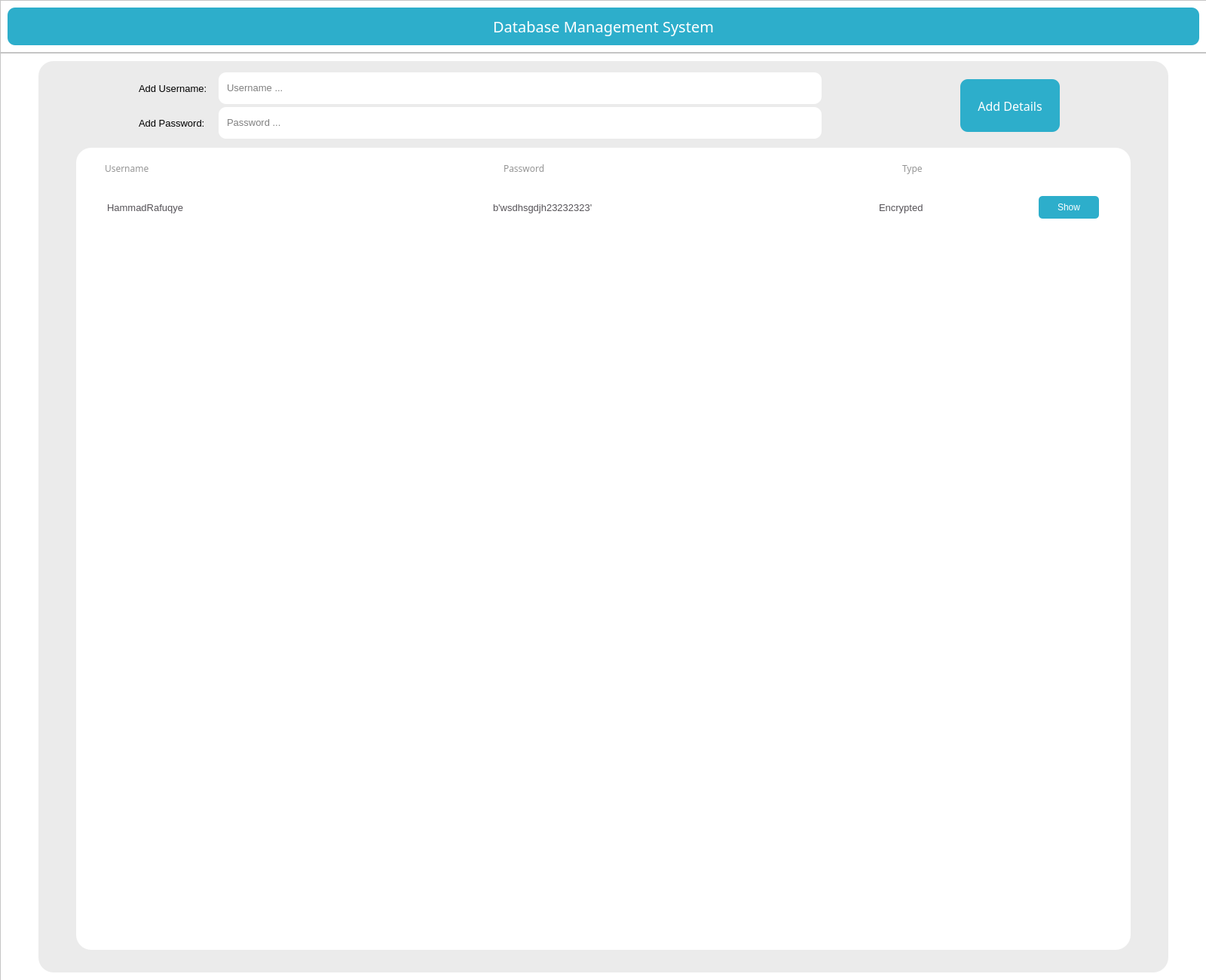
<?xml version="1.0" encoding="UTF-8"?>
<ui version="4.0">
 <class>MainWindow</class>
 <widget class="QMainWindow" name="MainWindow">
  <property name="geometry">
   <rect>
    <x>0</x>
    <y>0</y>
    <width>1600</width>
    <height>1300</height>
   </rect>
  </property>
  <property name="sizePolicy">
   <sizepolicy hsizetype="Expanding" vsizetype="Expanding">
    <horstretch>0</horstretch>
    <verstretch>0</verstretch>
   </sizepolicy>
  </property>
  <property name="minimumSize">
   <size>
    <width>1600</width>
    <height>1300</height>
   </size>
  </property>
  <property name="maximumSize">
   <size>
    <width>1600</width>
    <height>1300</height>
   </size>
  </property>
  <property name="windowTitle">
   <string>MainWindow</string>
  </property>
  <widget class="QWidget" name="centralwidget">
   <property name="minimumSize">
    <size>
     <width>1600</width>
     <height>1300</height>
    </size>
   </property>
   <property name="maximumSize">
    <size>
     <width>1600</width>
     <height>1300</height>
    </size>
   </property>
   <widget class="QFrame" name="frame">
    <property name="geometry">
     <rect>
      <x>0</x>
      <y>0</y>
      <width>1601</width>
      <height>70</height>
     </rect>
    </property>
    <property name="sizePolicy">
     <sizepolicy hsizetype="Expanding" vsizetype="Fixed">
      <horstretch>0</horstretch>
      <verstretch>0</verstretch>
     </sizepolicy>
    </property>
    <property name="minimumSize">
     <size>
      <width>0</width>
      <height>70</height>
     </size>
    </property>
    <property name="maximumSize">
     <size>
      <width>16777215</width>
      <height>70</height>
     </size>
    </property>
    <property name="styleSheet">
     <string notr="true">background-color:white;</string>
    </property>
    <property name="frameShape">
     <enum>QFrame::StyledPanel</enum>
    </property>
    <property name="frameShadow">
     <enum>QFrame::Raised</enum>
    </property>
    <layout class="QVBoxLayout" name="verticalLayout_15">
     <item>
      <widget class="QFrame" name="frame_23">
       <property name="styleSheet">
        <string notr="true">background-color:#2DAECB;border-radius:10px;</string>
       </property>
       <property name="frameShape">
        <enum>QFrame::StyledPanel</enum>
       </property>
       <property name="frameShadow">
        <enum>QFrame::Raised</enum>
       </property>
       <layout class="QVBoxLayout" name="verticalLayout_16">
        <item>
         <widget class="QLabel" name="label_7">
          <property name="font">
           <font>
            <family>Coda</family>
            <pointsize>15</pointsize>
           </font>
          </property>
          <property name="styleSheet">
           <string notr="true">color:white;</string>
          </property>
          <property name="text">
           <string>Database Management System</string>
          </property>
          <property name="alignment">
           <set>Qt::AlignCenter</set>
          </property>
         </widget>
        </item>
       </layout>
      </widget>
     </item>
    </layout>
   </widget>
   <widget class="QFrame" name="frame_2">
    <property name="geometry">
     <rect>
      <x>0</x>
      <y>70</y>
      <width>1601</width>
      <height>1241</height>
     </rect>
    </property>
    <property name="sizePolicy">
     <sizepolicy hsizetype="Expanding" vsizetype="Expanding">
      <horstretch>0</horstretch>
      <verstretch>0</verstretch>
     </sizepolicy>
    </property>
    <property name="styleSheet">
     <string notr="true">background-color:white;</string>
    </property>
    <property name="frameShape">
     <enum>QFrame::StyledPanel</enum>
    </property>
    <property name="frameShadow">
     <enum>QFrame::Raised</enum>
    </property>
    <layout class="QVBoxLayout" name="verticalLayout_17">
     <property name="leftMargin">
      <number>50</number>
     </property>
     <property name="topMargin">
      <number>10</number>
     </property>
     <property name="rightMargin">
      <number>50</number>
     </property>
     <property name="bottomMargin">
      <number>20</number>
     </property>
     <item>
      <widget class="QFrame" name="frame_24">
       <property name="sizePolicy">
        <sizepolicy hsizetype="Expanding" vsizetype="Expanding">
         <horstretch>0</horstretch>
         <verstretch>0</verstretch>
        </sizepolicy>
       </property>
       <property name="styleSheet">
        <string notr="true">background-color:#EBEBEB;border-radius:20px;</string>
       </property>
       <property name="frameShape">
        <enum>QFrame::StyledPanel</enum>
       </property>
       <property name="frameShadow">
        <enum>QFrame::Raised</enum>
       </property>
       <layout class="QVBoxLayout" name="verticalLayout_18">
        <property name="leftMargin">
         <number>50</number>
        </property>
        <property name="rightMargin">
         <number>50</number>
        </property>
        <property name="bottomMargin">
         <number>30</number>
        </property>
        <item>
         <widget class="QFrame" name="frame_25">
          <property name="sizePolicy">
           <sizepolicy hsizetype="Expanding" vsizetype="Preferred">
            <horstretch>0</horstretch>
            <verstretch>0</verstretch>
           </sizepolicy>
          </property>
          <property name="minimumSize">
           <size>
            <width>0</width>
            <height>100</height>
           </size>
          </property>
          <property name="maximumSize">
           <size>
            <width>16777215</width>
            <height>100</height>
           </size>
          </property>
          <property name="styleSheet">
           <string notr="true">background-color:#EBEBEB;</string>
          </property>
          <property name="frameShape">
           <enum>QFrame::StyledPanel</enum>
          </property>
          <property name="frameShadow">
           <enum>QFrame::Raised</enum>
          </property>
          <layout class="QHBoxLayout" name="horizontalLayout_5">
           <property name="topMargin">
            <number>1</number>
           </property>
           <property name="bottomMargin">
            <number>1</number>
           </property>
           <item>
            <widget class="QFrame" name="frame_26">
             <property name="styleSheet">
              <string notr="true">background-color:#EBEBEB;</string>
             </property>
             <property name="frameShape">
              <enum>QFrame::StyledPanel</enum>
             </property>
             <property name="frameShadow">
              <enum>QFrame::Raised</enum>
             </property>
             <layout class="QVBoxLayout" name="verticalLayout_19">
              <property name="spacing">
               <number>4</number>
              </property>
              <property name="topMargin">
               <number>5</number>
              </property>
              <property name="bottomMargin">
               <number>5</number>
              </property>
              <item>
               <widget class="QFrame" name="frame_28">
                <property name="sizePolicy">
                 <sizepolicy hsizetype="Expanding" vsizetype="Preferred">
                  <horstretch>0</horstretch>
                  <verstretch>0</verstretch>
                 </sizepolicy>
                </property>
                <property name="styleSheet">
                 <string notr="true">background-color:transparent;border-radius:0px;</string>
                </property>
                <property name="frameShape">
                 <enum>QFrame::StyledPanel</enum>
                </property>
                <property name="frameShadow">
                 <enum>QFrame::Raised</enum>
                </property>
                <layout class="QHBoxLayout" name="horizontalLayout_6">
                 <property name="topMargin">
                  <number>0</number>
                 </property>
                 <property name="bottomMargin">
                  <number>0</number>
                 </property>
                 <item>
                  <widget class="QFrame" name="frame_29">
                   <property name="minimumSize">
                    <size>
                     <width>50</width>
                     <height>0</height>
                    </size>
                   </property>
                   <property name="maximumSize">
                    <size>
                     <width>50</width>
                     <height>16777215</height>
                    </size>
                   </property>
                   <property name="frameShape">
                    <enum>QFrame::StyledPanel</enum>
                   </property>
                   <property name="frameShadow">
                    <enum>QFrame::Raised</enum>
                   </property>
                  </widget>
                 </item>
                 <item>
                  <widget class="QLabel" name="label_8">
                   <property name="sizePolicy">
                    <sizepolicy hsizetype="Fixed" vsizetype="Preferred">
                     <horstretch>0</horstretch>
                     <verstretch>0</verstretch>
                    </sizepolicy>
                   </property>
                   <property name="minimumSize">
                    <size>
                     <width>100</width>
                     <height>0</height>
                    </size>
                   </property>
                   <property name="font">
                    <font>
                     <pointsize>10</pointsize>
                    </font>
                   </property>
                   <property name="text">
                    <string>Add Username: </string>
                   </property>
                  </widget>
                 </item>
                 <item>
                  <widget class="QFrame" name="frame_30">
                   <property name="sizePolicy">
                    <sizepolicy hsizetype="Expanding" vsizetype="Preferred">
                     <horstretch>0</horstretch>
                     <verstretch>0</verstretch>
                    </sizepolicy>
                   </property>
                   <property name="minimumSize">
                    <size>
                     <width>350</width>
                     <height>0</height>
                    </size>
                   </property>
                   <property name="maximumSize">
                    <size>
                     <width>800</width>
                     <height>16777215</height>
                    </size>
                   </property>
                   <property name="styleSheet">
                    <string notr="true">background-color:white;border-radius:10px</string>
                   </property>
                   <property name="frameShape">
                    <enum>QFrame::StyledPanel</enum>
                   </property>
                   <property name="frameShadow">
                    <enum>QFrame::Raised</enum>
                   </property>
                   <layout class="QVBoxLayout" name="verticalLayout_20">
                    <item>
                     <widget class="QLineEdit" name="Username_2">
                      <property name="font">
                       <font>
                        <pointsize>10</pointsize>
                       </font>
                      </property>
                      <property name="placeholderText">
                       <string>Username ...</string>
                      </property>
                     </widget>
                    </item>
                   </layout>
                  </widget>
                 </item>
                 <item>
                  <widget class="QFrame" name="frame_31">
                   <property name="frameShape">
                    <enum>QFrame::StyledPanel</enum>
                   </property>
                   <property name="frameShadow">
                    <enum>QFrame::Raised</enum>
                   </property>
                  </widget>
                 </item>
                </layout>
               </widget>
              </item>
              <item>
               <widget class="QFrame" name="frame_32">
                <property name="sizePolicy">
                 <sizepolicy hsizetype="Expanding" vsizetype="Preferred">
                  <horstretch>0</horstretch>
                  <verstretch>0</verstretch>
                 </sizepolicy>
                </property>
                <property name="styleSheet">
                 <string notr="true">background-color:transparent;border-radius:0px;</string>
                </property>
                <property name="frameShape">
                 <enum>QFrame::StyledPanel</enum>
                </property>
                <property name="frameShadow">
                 <enum>QFrame::Raised</enum>
                </property>
                <layout class="QHBoxLayout" name="horizontalLayout_7">
                 <property name="topMargin">
                  <number>0</number>
                 </property>
                 <property name="bottomMargin">
                  <number>0</number>
                 </property>
                 <item>
                  <widget class="QFrame" name="frame_33">
                   <property name="minimumSize">
                    <size>
                     <width>50</width>
                     <height>0</height>
                    </size>
                   </property>
                   <property name="maximumSize">
                    <size>
                     <width>50</width>
                     <height>16777215</height>
                    </size>
                   </property>
                   <property name="frameShape">
                    <enum>QFrame::StyledPanel</enum>
                   </property>
                   <property name="frameShadow">
                    <enum>QFrame::Raised</enum>
                   </property>
                  </widget>
                 </item>
                 <item>
                  <widget class="QLabel" name="label_9">
                   <property name="sizePolicy">
                    <sizepolicy hsizetype="Fixed" vsizetype="Preferred">
                     <horstretch>0</horstretch>
                     <verstretch>0</verstretch>
                    </sizepolicy>
                   </property>
                   <property name="minimumSize">
                    <size>
                     <width>100</width>
                     <height>0</height>
                    </size>
                   </property>
                   <property name="font">
                    <font>
                     <pointsize>10</pointsize>
                    </font>
                   </property>
                   <property name="text">
                    <string>Add Password: </string>
                   </property>
                  </widget>
                 </item>
                 <item>
                  <widget class="QFrame" name="frame_34">
                   <property name="sizePolicy">
                    <sizepolicy hsizetype="Fixed" vsizetype="Preferred">
                     <horstretch>0</horstretch>
                     <verstretch>0</verstretch>
                    </sizepolicy>
                   </property>
                   <property name="minimumSize">
                    <size>
                     <width>800</width>
                     <height>0</height>
                    </size>
                   </property>
                   <property name="maximumSize">
                    <size>
                     <width>800</width>
                     <height>16777215</height>
                    </size>
                   </property>
                   <property name="styleSheet">
                    <string notr="true">background-color:white;border-radius:10px</string>
                   </property>
                   <property name="frameShape">
                    <enum>QFrame::StyledPanel</enum>
                   </property>
                   <property name="frameShadow">
                    <enum>QFrame::Raised</enum>
                   </property>
                   <layout class="QVBoxLayout" name="verticalLayout_21">
                    <item>
                     <widget class="QLineEdit" name="Password_2">
                      <property name="font">
                       <font>
                        <pointsize>10</pointsize>
                       </font>
                      </property>
                      <property name="placeholderText">
                       <string>Password ...</string>
                      </property>
                     </widget>
                    </item>
                   </layout>
                  </widget>
                 </item>
                 <item>
                  <widget class="QFrame" name="frame_35">
                   <property name="frameShape">
                    <enum>QFrame::StyledPanel</enum>
                   </property>
                   <property name="frameShadow">
                    <enum>QFrame::Raised</enum>
                   </property>
                  </widget>
                 </item>
                </layout>
               </widget>
              </item>
             </layout>
            </widget>
           </item>
           <item>
            <widget class="QFrame" name="frame_36">
             <property name="sizePolicy">
              <sizepolicy hsizetype="Fixed" vsizetype="Expanding">
               <horstretch>0</horstretch>
               <verstretch>0</verstretch>
              </sizepolicy>
             </property>
             <property name="minimumSize">
              <size>
               <width>150</width>
               <height>0</height>
              </size>
             </property>
             <property name="maximumSize">
              <size>
               <width>150</width>
               <height>16777215</height>
              </size>
             </property>
             <property name="styleSheet">
              <string notr="true">background-color:#EBEBEB;</string>
             </property>
             <property name="frameShape">
              <enum>QFrame::StyledPanel</enum>
             </property>
             <property name="frameShadow">
              <enum>QFrame::Raised</enum>
             </property>
             <layout class="QVBoxLayout" name="verticalLayout_22">
              <property name="spacing">
               <number>3</number>
              </property>
              <property name="topMargin">
               <number>2</number>
              </property>
              <property name="bottomMargin">
               <number>2</number>
              </property>
              <item>
               <widget class="QPushButton" name="AddDetails_Button_2">
                <property name="sizePolicy">
                 <sizepolicy hsizetype="Expanding" vsizetype="Fixed">
                  <horstretch>0</horstretch>
                  <verstretch>0</verstretch>
                 </sizepolicy>
                </property>
                <property name="minimumSize">
                 <size>
                  <width>0</width>
                  <height>50</height>
                 </size>
                </property>
                <property name="maximumSize">
                 <size>
                  <width>16777215</width>
                  <height>70</height>
                 </size>
                </property>
                <property name="font">
                 <font>
                  <family>Coda</family>
                  <pointsize>12</pointsize>
                 </font>
                </property>
                <property name="styleSheet">
                 <string notr="true">background-color:#2DAECB;border-radius:10px;color:white;</string>
                </property>
                <property name="text">
                 <string>Add Details</string>
                </property>
               </widget>
              </item>
             </layout>
            </widget>
           </item>
           <item>
            <widget class="QFrame" name="frame_37">
             <property name="sizePolicy">
              <sizepolicy hsizetype="Fixed" vsizetype="Preferred">
               <horstretch>0</horstretch>
               <verstretch>0</verstretch>
              </sizepolicy>
             </property>
             <property name="minimumSize">
              <size>
               <width>70</width>
               <height>40</height>
              </size>
             </property>
             <property name="maximumSize">
              <size>
               <width>70</width>
               <height>16777215</height>
              </size>
             </property>
             <property name="frameShape">
              <enum>QFrame::StyledPanel</enum>
             </property>
             <property name="frameShadow">
              <enum>QFrame::Raised</enum>
             </property>
            </widget>
           </item>
          </layout>
         </widget>
        </item>
        <item>
         <widget class="QFrame" name="frame_38">
          <property name="sizePolicy">
           <sizepolicy hsizetype="Expanding" vsizetype="Expanding">
            <horstretch>0</horstretch>
            <verstretch>0</verstretch>
           </sizepolicy>
          </property>
          <property name="styleSheet">
           <string notr="true">background-color:#FFFFFF;</string>
          </property>
          <property name="frameShape">
           <enum>QFrame::StyledPanel</enum>
          </property>
          <property name="frameShadow">
           <enum>QFrame::Raised</enum>
          </property>
          <layout class="QVBoxLayout" name="verticalLayout_23">
           <property name="leftMargin">
            <number>20</number>
           </property>
           <property name="topMargin">
            <number>15</number>
           </property>
           <property name="rightMargin">
            <number>20</number>
           </property>
           <item>
            <widget class="QFrame" name="frame_39">
             <property name="sizePolicy">
              <sizepolicy hsizetype="Expanding" vsizetype="Preferred">
               <horstretch>0</horstretch>
               <verstretch>0</verstretch>
              </sizepolicy>
             </property>
             <property name="minimumSize">
              <size>
               <width>0</width>
               <height>25</height>
              </size>
             </property>
             <property name="maximumSize">
              <size>
               <width>16777215</width>
               <height>25</height>
              </size>
             </property>
             <property name="styleSheet">
              <string notr="true">#frame_17 {
background-color:white;

}
</string>
             </property>
             <property name="frameShape">
              <enum>QFrame::StyledPanel</enum>
             </property>
             <property name="frameShadow">
              <enum>QFrame::Raised</enum>
             </property>
             <layout class="QVBoxLayout" name="verticalLayout_24">
              <property name="topMargin">
               <number>0</number>
              </property>
              <property name="bottomMargin">
               <number>0</number>
              </property>
              <item>
               <widget class="QFrame" name="frame_40">
                <property name="styleSheet">
                 <string notr="true">#frame_22{
border-bottom:2px solid #E6E6E6;
}</string>
                </property>
                <property name="frameShape">
                 <enum>QFrame::StyledPanel</enum>
                </property>
                <property name="frameShadow">
                 <enum>QFrame::Raised</enum>
                </property>
                <layout class="QVBoxLayout" name="verticalLayout_25">
                 <property name="topMargin">
                  <number>0</number>
                 </property>
                 <property name="bottomMargin">
                  <number>0</number>
                 </property>
                 <item>
                  <layout class="QGridLayout" name="gridLayout_2">
                   <property name="spacing">
                    <number>0</number>
                   </property>
                   <item row="0" column="3">
                    <widget class="QFrame" name="frame_41">
                     <property name="frameShape">
                      <enum>QFrame::StyledPanel</enum>
                     </property>
                     <property name="frameShadow">
                      <enum>QFrame::Raised</enum>
                     </property>
                    </widget>
                   </item>
                   <item row="0" column="4">
                    <widget class="QLabel" name="label_10">
                     <property name="font">
                      <font>
                       <family>Coda</family>
                       <pointsize>9</pointsize>
                      </font>
                     </property>
                     <property name="styleSheet">
                      <string notr="true">color:#949494;</string>
                     </property>
                     <property name="text">
                      <string>Type</string>
                     </property>
                    </widget>
                   </item>
                   <item row="0" column="2">
                    <widget class="QLabel" name="label_11">
                     <property name="font">
                      <font>
                       <family>Coda</family>
                       <pointsize>9</pointsize>
                      </font>
                     </property>
                     <property name="styleSheet">
                      <string notr="true">color:#949494;</string>
                     </property>
                     <property name="text">
                      <string>Password</string>
                     </property>
                    </widget>
                   </item>
                   <item row="0" column="1">
                    <widget class="QFrame" name="frame_42">
                     <property name="frameShape">
                      <enum>QFrame::StyledPanel</enum>
                     </property>
                     <property name="frameShadow">
                      <enum>QFrame::Raised</enum>
                     </property>
                    </widget>
                   </item>
                   <item row="0" column="0">
                    <widget class="QLabel" name="label_12">
                     <property name="font">
                      <font>
                       <family>Coda</family>
                       <pointsize>9</pointsize>
                      </font>
                     </property>
                     <property name="styleSheet">
                      <string notr="true">color:#949494;</string>
                     </property>
                     <property name="text">
                      <string>Username</string>
                     </property>
                    </widget>
                   </item>
                  </layout>
                 </item>
                </layout>
               </widget>
              </item>
             </layout>
            </widget>
           </item>
           <item>
            <widget class="QFrame" name="frame_43">
             <property name="sizePolicy">
              <sizepolicy hsizetype="Expanding" vsizetype="Expanding">
               <horstretch>0</horstretch>
               <verstretch>0</verstretch>
              </sizepolicy>
             </property>
             <property name="styleSheet">
              <string notr="true">background-color:white;border-radius:10px;</string>
             </property>
             <property name="frameShape">
              <enum>QFrame::StyledPanel</enum>
             </property>
             <property name="frameShadow">
              <enum>QFrame::Raised</enum>
             </property>
             <layout class="QVBoxLayout" name="verticalLayout_26">
              <property name="leftMargin">
               <number>0</number>
              </property>
              <property name="rightMargin">
               <number>0</number>
              </property>
              <item>
               <widget class="QScrollArea" name="scrollArea_2">
                <property name="sizePolicy">
                 <sizepolicy hsizetype="Expanding" vsizetype="Expanding">
                  <horstretch>0</horstretch>
                  <verstretch>60</verstretch>
                 </sizepolicy>
                </property>
                <property name="minimumSize">
                 <size>
                  <width>720</width>
                  <height>200</height>
                 </size>
                </property>
                <property name="maximumSize">
                 <size>
                  <width>1672090</width>
                  <height>1672090</height>
                 </size>
                </property>
                <property name="layoutDirection">
                 <enum>Qt::LeftToRight</enum>
                </property>
                <property name="styleSheet">
                 <string notr="true">border-radius:5px;
background-color:transparent;
display:flex;
flex-direction:column;
justify-content:flex-start;
align-items:flex-start;</string>
                </property>
                <property name="frameShape">
                 <enum>QFrame::NoFrame</enum>
                </property>
                <property name="verticalScrollBarPolicy">
                 <enum>Qt::ScrollBarAlwaysOff</enum>
                </property>
                <property name="horizontalScrollBarPolicy">
                 <enum>Qt::ScrollBarAlwaysOff</enum>
                </property>
                <property name="sizeAdjustPolicy">
                 <enum>QAbstractScrollArea::AdjustToContents</enum>
                </property>
                <property name="widgetResizable">
                 <bool>true</bool>
                </property>
                <property name="alignment">
                 <set>Qt::AlignLeading|Qt::AlignLeft|Qt::AlignTop</set>
                </property>
                <widget class="QWidget" name="scrollAreaWidgetContents_2">
                 <property name="geometry">
                  <rect>
                   <x>0</x>
                   <y>0</y>
                   <width>1359</width>
                   <height>991</height>
                  </rect>
                 </property>
                 <property name="sizePolicy">
                  <sizepolicy hsizetype="Expanding" vsizetype="Expanding">
                   <horstretch>0</horstretch>
                   <verstretch>0</verstretch>
                  </sizepolicy>
                 </property>
                 <layout class="QVBoxLayout" name="verticalLayout_27">
                  <item>
                   <widget class="QFrame" name="frame_44">
                    <property name="sizePolicy">
                     <sizepolicy hsizetype="Expanding" vsizetype="Fixed">
                      <horstretch>0</horstretch>
                      <verstretch>0</verstretch>
                     </sizepolicy>
                    </property>
                    <property name="minimumSize">
                     <size>
                      <width>0</width>
                      <height>30</height>
                     </size>
                    </property>
                    <property name="styleSheet">
                     <string notr="true">#Row1{
margin:5px 0px 0px 5px;
border-radius:0px;
}</string>
                    </property>
                    <property name="frameShape">
                     <enum>QFrame::StyledPanel</enum>
                    </property>
                    <property name="frameShadow">
                     <enum>QFrame::Raised</enum>
                    </property>
                    <layout class="QHBoxLayout" name="horizontalLayout_8">
                     <property name="spacing">
                      <number>0</number>
                     </property>
                     <property name="leftMargin">
                      <number>0</number>
                     </property>
                     <property name="topMargin">
                      <number>0</number>
                     </property>
                     <property name="rightMargin">
                      <number>0</number>
                     </property>
                     <property name="bottomMargin">
                      <number>0</number>
                     </property>
                     <item>
                      <widget class="QLabel" name="label_42">
                       <property name="sizePolicy">
                        <sizepolicy hsizetype="Expanding" vsizetype="Preferred">
                         <horstretch>0</horstretch>
                         <verstretch>0</verstretch>
                        </sizepolicy>
                       </property>
                       <property name="minimumSize">
                        <size>
                         <width>500</width>
                         <height>20</height>
                        </size>
                       </property>
                       <property name="maximumSize">
                        <size>
                         <width>300</width>
                         <height>20</height>
                        </size>
                       </property>
                       <property name="styleSheet">
                        <string notr="true">font-size:10pt;
color:#555257;
</string>
                       </property>
                       <property name="text">
                        <string>HammadRafuqye</string>
                       </property>
                      </widget>
                     </item>
                     <item>
                      <widget class="QLabel" name="label_43">
                       <property name="minimumSize">
                        <size>
                         <width>500</width>
                         <height>20</height>
                        </size>
                       </property>
                       <property name="maximumSize">
                        <size>
                         <width>280</width>
                         <height>20</height>
                        </size>
                       </property>
                       <property name="styleSheet">
                        <string notr="true">font-size:10pt;
color:#555257;
</string>
                       </property>
                       <property name="text">
                        <string>b'wsdhsgdjh23232323'</string>
                       </property>
                       <property name="scaledContents">
                        <bool>true</bool>
                       </property>
                       <property name="alignment">
                        <set>Qt::AlignLeading|Qt::AlignLeft|Qt::AlignVCenter</set>
                       </property>
                      </widget>
                     </item>
                     <item>
                      <widget class="QLabel" name="label_44">
                       <property name="minimumSize">
                        <size>
                         <width>200</width>
                         <height>20</height>
                        </size>
                       </property>
                       <property name="maximumSize">
                        <size>
                         <width>80</width>
                         <height>20</height>
                        </size>
                       </property>
                       <property name="styleSheet">
                        <string notr="true">font-size:10pt;
color:#555257;
</string>
                       </property>
                       <property name="text">
                        <string>Encrypted</string>
                       </property>
                       <property name="alignment">
                        <set>Qt::AlignLeading|Qt::AlignLeft|Qt::AlignVCenter</set>
                       </property>
                      </widget>
                     </item>
                     <item>
                      <widget class="QPushButton" name="ShowPassword_2">
                       <property name="sizePolicy">
                        <sizepolicy hsizetype="Expanding" vsizetype="Fixed">
                         <horstretch>0</horstretch>
                         <verstretch>0</verstretch>
                        </sizepolicy>
                       </property>
                       <property name="minimumSize">
                        <size>
                         <width>40</width>
                         <height>20</height>
                        </size>
                       </property>
                       <property name="maximumSize">
                        <size>
                         <width>80</width>
                         <height>30</height>
                        </size>
                       </property>
                       <property name="styleSheet">
                        <string notr="true">background-color:#2DAECB;color:white;</string>
                       </property>
                       <property name="text">
                        <string>Show</string>
                       </property>
                      </widget>
                     </item>
                    </layout>
                   </widget>
                  </item>
                  <item>
                   <widget class="QFrame" name="DumFrame_2">
                    <property name="frameShape">
                     <enum>QFrame::StyledPanel</enum>
                    </property>
                    <property name="frameShadow">
                     <enum>QFrame::Raised</enum>
                    </property>
                   </widget>
                  </item>
                 </layout>
                </widget>
               </widget>
              </item>
             </layout>
            </widget>
           </item>
          </layout>
         </widget>
        </item>
       </layout>
      </widget>
     </item>
    </layout>
   </widget>
  </widget>
 </widget>
 <resources/>
 <connections/>
</ui>
